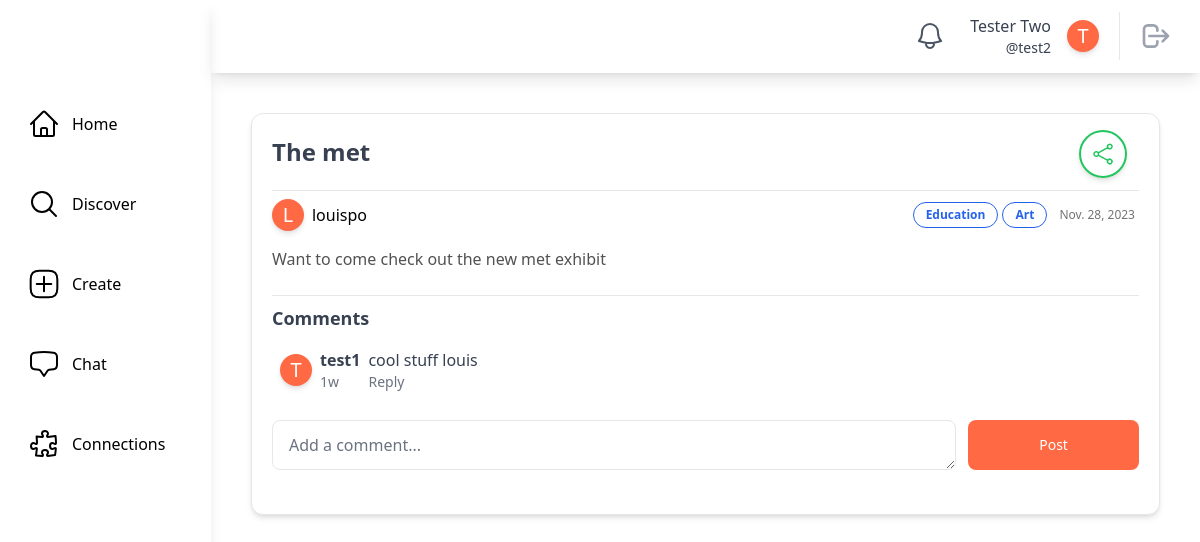
Page /posts/post/louispo/9/ (signed in) on the earlier database version.
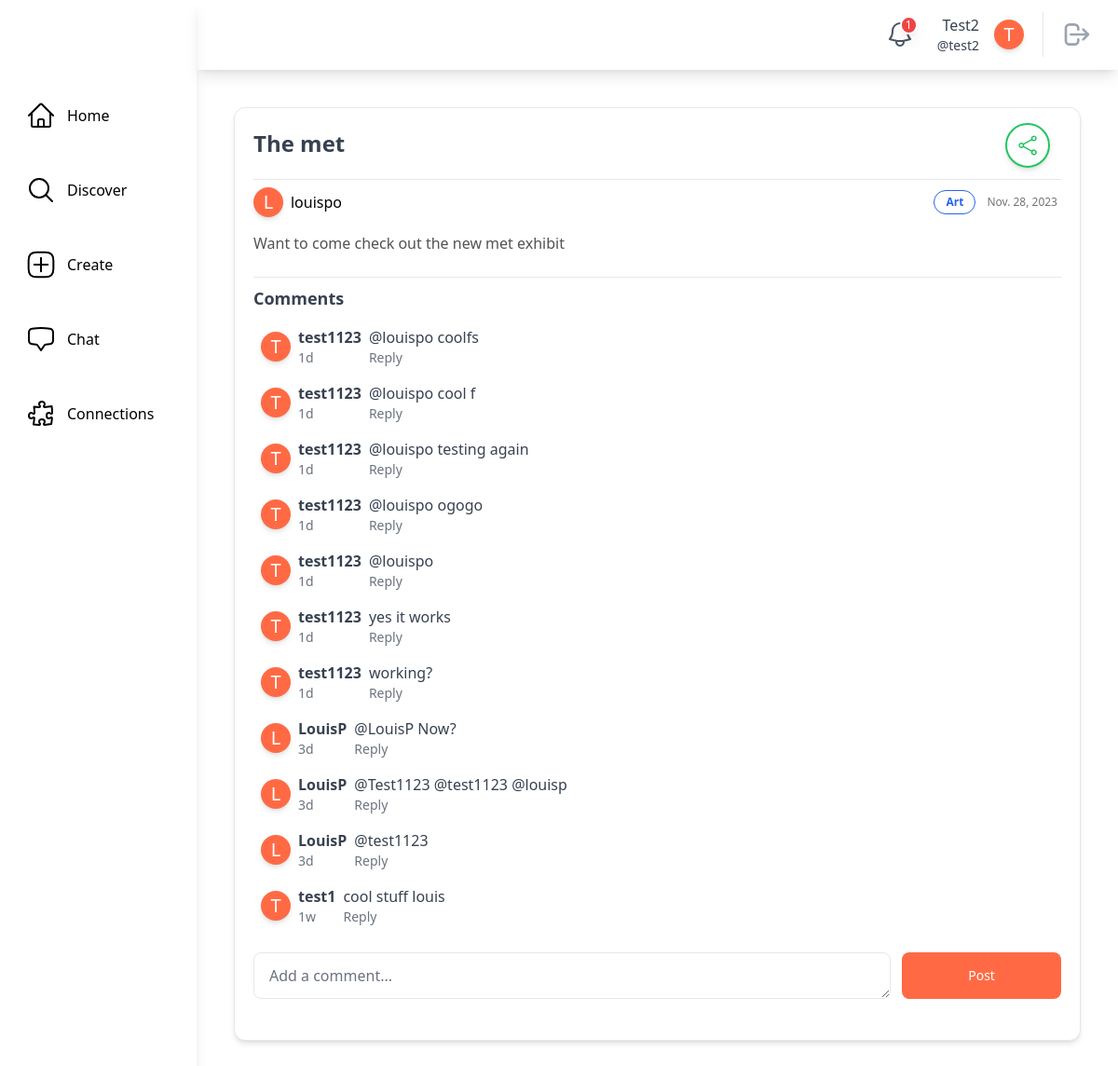
Same page on the later database version.
### main/models.py (models this page shows)
class SocialUser(AbstractUser):
    class Pronouns(models.IntegerChoices):
        SHE = 1, _("She/Her")
        HE = 2, _("He/Him")
        THEY = 3, _("They/Them")
        OTHER = 4, _("Other/Prefer Not To Say")
    username = models.CharField(max_length=30, unique=True)
    email = models.EmailField(unique=True, default="@nyu.edu")
    full_name = models.CharField(max_length=50, default="")
    pronouns = models.IntegerField(default=Pronouns.OTHER, choices=Pronouns.choices)
    date_of_birth = models.DateField(null=True, validators=[validate_age])
    major = models.CharField(max_length=100, default="undeclared")
    tags = models.ManyToManyField(InterestTag, related_name="tags")
    profile_picture = models.ImageField(
        upload_to="profile_pics/", null=True, blank=True
    )
    timestamp = models.DateTimeField("timestamp", default=timezone.now)  # joined
    def get_absolute_url(self):
        return reverse("main:profile_page", kwargs={"username": self.username})

class InterestTag(models.Model):
    name = models.CharField(max_length=50, unique=True)
    class Meta:
        db_table = "interest_tags"
        verbose_name_plural = "Interest Tags"
    def __str__(self):
        return self.name

### posts/models.py (models this page shows, shortened)
class Comment(models.Model):
    post = models.ForeignKey(
        ActivityPost, on_delete=models.CASCADE, related_name="comments"
    )
    commentPoster = models.ForeignKey(
        settings.AUTH_USER_MODEL, on_delete=models.CASCADE
    )
    text = models.TextField()
    timestamp = models.DateTimeField("date commented")
    taggedUsers = models.ManyToManyField(
        settings.AUTH_USER_MODEL, related_name="taggedUsers"
    )

### posts/views.py (the view)
@method_decorator(login_required, name="dispatch")
class PostDetailsView(LoginRequiredMixin, generic.DetailView):
    model = ActivityPost
    template_name = "posts/post_details.html"
    context_object_name = "post"
    def get(self, request, *args, **kwargs):
        post = get_object_or_404(
            ActivityPost,
            poster__username=self.kwargs["poster"],
            pk=self.kwargs["pk"],
        )
        if (
            post.status == ActivityPost.PostStatus.DRAFT
            or post.status == ActivityPost.PostStatus.ARCHIVED
        ) and post.poster != request.user:
            return HttpResponseRedirect(reverse("main:home"))
        return super().get(request, *args, **kwargs)
    def get_context_data(self, **kwargs):
        context = super().get_context_data(**kwargs)
        context["comments"] = Comment.objects.filter(post=self.object).order_by(
            "-timestamp"
        )
        return context
    def post(self, request, *args, **kwargs):
        new_comment = self.request.POST.get("new_comment")
        if new_comment:
            poster = SocialUser(username=self.kwargs["poster"])
            post = ActivityPost(poster=poster, pk=self.kwargs["pk"])
            taggedUsername = [
                word[1:] for word in new_comment.split() if word.startswith("@")
            ]
            taggedUsers = SocialUser.objects.filter(username__in=taggedUsername)
            comment = Comment.objects.create(
                commentPoster=request.user,
                post=post,
                text=new_comment,
                timestamp=timezone.now(),
            )
            comment.taggedUsers.set(taggedUsers)
        return redirect(
            reverse_lazy(
                "posts:post_details",
                kwargs={
                    "poster": poster.username,
                    "pk": post.id,
                },
            )
        )

### posts/templates/posts/post_details.html (shortened to what the changed rows need)
{% extends "base.html" %}
{% load username_customfilters %}
{% block content %}
    <div class="rounded-xl border p-5 shadow-md bg-white m-10">
        <div class="flex flex-wrap w-full items-center justify-between border-b -mt-2">
           <div class="flex items-center text-2xl font-bold text-gray-700 mb-3">{{ post.title|capfirst }}</div>
            <div class="flex flex-wrap justify-self-end items-center">
                <div class="flex items-center justify-items-start mr-2 mb-2">
                    <div class="relative inline-flex items-center justify-center py-2 overflow-hidden font-medium text-green-500 transition duration-300 ease-out border-2 border-green-500 rounded-full shadow-md group w-12 h-12 m-1">
                        <span class="absolute inset-0 flex items-center justify-center w-full h-full text-white duration-300 ease">
                            <button id="copyLinkBtn">
                            </button>
                        </span>
                        <span class="absolute flex items-center justify-center w-full h-full text-green-500 transition-all duration-300 ease group-hover:bg-green-500 group-hover:text-white">
                            <button id="copyLinkBtn">
                            </button>
                        </span>
                    </div>
                </div>
            </div>
        </div>
        <div class="flex flex-wrap w-full items-center justify-between">
            <a href="{% url 'main:profile_page' post.poster.username %}"
               class="flex items-center hover:bg-gray-100 rounded hover:text-gray-600 focus:bg-gray-100 focus:text-gray-600 mt-2">
               <div class="rounded-full h-8 w-8 bg-[#ff6a45] flex items-center justify-center shadow-md border-white transition duration-200 transform hover:scale-110">
                  {% if post.poster.profile_picture %}
                     {% comment %} Profile Picture with same shape {% endcomment %}
                  {% else %}
                     <span class="text-white text-xl">{{ post.poster.full_name|first|capfirst }}</span>
                  {% endif %}
               </div>
               <div class="flex items-center ml-2">
                  <div class="text-md font-regular">{{ post.poster.username }}</div>
               </div>
            </a>
            <div class="flex flex-wrap justify-self-end items-center">
                <div class="flex items-center justify-items-start mr-2 mt-2">
                    {% for tag in post.tags.all %}
                        <button class="mr-1 rounded-2xl border border-blue-600 text-blue-600 bg-white px-3 py-1 text-xs font-semibold">{{ tag }}</button>
                    {% endfor %}
                </div>
                <div class="text-xs text-neutral-500 text-right mr-1 mt-2">{{ post.timestamp.date }}</div>
            </div>
        </div>
        <div class="mt-4 mb-6">
            <div class="text-neutral-600">{{ post.description }}</div>
        </div>
        <div class="flex justify-between items-center mt-5 mb-4">
            <h2 class="text-lg font-semibold text-gray-700 border-t w-full pt-2">Comments</h2>
        </div>
        <div>
            {% if comments %}
                {% for comment in comments %}
                    {% include "posts/comment_card.html" with comment=comment %}
                {% endfor %}
            {% else %}
                <p>No comments yet! Add one to start the conversation.</p>
            {% endif %}
        </div>
        <form class="mt-6 mb-6" method="post">
            <div class="flex justify-between w-full mb-4">
                <textarea name="new_comment"
                          id="comment"
                          rows="1"
                          class="px-4 py-3 bg-white rounded-lg rounded-t-lg border border-gray-200 w-4/5 focus:ring-0 focus:outline-none"
                          placeholder="Add a comment..."
                          required></textarea>
                <button type="submit"
                        class="ml-3 w-1/5 py-3 text-sm font-medium text-center text-white bg-[#ff6a45] rounded-lg focus:ring-4">
                    Post
                </button>
            </div>
        </form>
    </div>
{% endblock content %}

### theme/templates/base.html (shortened to what the changed rows need)
{% load static tailwind_tags %}
{% load theme_customfilters %}
<!DOCTYPE html>
<html lang="en">
    <head>
        {% tailwind_css %}
    </head>
    <body class="flex bg-white min-h-screen">
        {% if user.is_authenticated %}
            <div class="h-screen w-full bg-white relative flex overflow-hidden">
                <aside class="h-full shadow-lg w-64 flex flex-col space-y-10 items-start relative bg-white text-black">
                    <div class="h-16 flex items-center w-full">
                    </div>
                    <a href="{% url 'main:home' %}"
                       class="flex items-center ml-6 p-1 rounded hover:bg-gray-100 focus:bg-gray-100 transition duration-200 transform hover:scale-110">
                        <span class="ml-3">Home</span>
                    </a>
                    <a href="{% url 'main:discover' %}"
                       class="flex items-center ml-6 p-1 rounded hover:bg-gray-100 focus:bg-gray-100 transition duration-200 transform hover:scale-110">
                        <svg xmlns="http://www.w3.org/2000/svg"
                             fill="none"
                             viewBox="0 0 24 24"
                             stroke-width="1.5"
                             stroke="currentColor"
                             class="w-8 h-8">
                            <path stroke-linecap="round" stroke-linejoin="round" d="M21 21l-5.197-5.197m0 0A7.5 7.5 0 105.196 5.196a7.5 7.5 0 0010.607 10.607z" />
                        </svg>
                        <span class="ml-3">Discover</span>
                    </a>
                    <a href="{% url 'posts:create_post' %}"
                       class="flex items-center ml-6 p-1 rounded hover:bg-gray-100 focus:bg-gray-100 transition duration-200 transform hover:scale-110">
                        <span class="ml-3">Create</span>
                    </a>
                    <a href="{% url 'chat:chat_room_list' %}"
                       class="flex items-center ml-6 p-1 rounded hover:bg-gray-100 focus:bg-gray-100 transition duration-200 transform hover:scale-110">
                        <span class="ml-3">Chat</span>
                    </a>
                    <a href="{% url 'main:connections' user.username %}"
                       class="flex items-center ml-6 p-1 rounded hover:bg-gray-100 focus:bg-gray-100 transition duration-200 transform hover:scale-110">
                        <span class="ml-3">Connections</span>
                    </a>
                </aside>
                <div class="w-full h-full flex flex-col justify-between">
                    <header class="h-20 w-full flex items-center relative justify-end px-5 shadow-lg">
                        <a href="{% url 'main:notifications' user.username %}"
                           class="relative p-2 text-gray-600 hover:bg-gray-100 hover:text-gray-600 focus:bg-gray-100 focus:text-gray-600 rounded-full">
                           <span class="absolute top-1 left-6 text-xs bg-red-500 text-white font-medium px-1 shadow-lg rounded-full border-2 border-white">
                               {% if user|count_unread_notifications > 0 %}
                                {{ user|count_unread_notifications }}
                               {% endif %}
                           </span>
                        </a>
                        <a href="{% url 'main:profile_page' user.username %}"
                           class="rounded hover:bg-gray-100 hover:text-gray-600 focus:bg-gray-100 focus:text-gray-600 px-2 ml-2">
                            <div class="flex flex-shrink-0 items-center space-x-4 text-gray-700">
                                <div class="flex flex-col items-end ">
                                    <div class="text-md font-medium ">{{ user.full_name|capfirst }}</div>
                                    <div class="text-sm font-regular">@{{ user.username }}</div>
                                </div>
                                <div class="rounded-full h-8 w-8 bg-[#ff6a45] flex items-center justify-center shadow-md border-white transition duration-200 transform hover:scale-110">
                                    {% if user.profile_picture %}
                                        {% comment %} Profile Picture with same shape {% endcomment %}
                                    {% else %}
                                            <span class="text-white text-xl">{{ user.full_name|first|capfirst }}</span>
                                    {% endif %}
                                </div>
                            </div>
                        </a>
                        <div class="border-l pl-3 ml-3 space-x-1">
                            <button class="relative p-2 text-gray-400 hover:bg-gray-100 hover:text-gray-600 focus:bg-gray-100 focus:text-gray-600 rounded-full">
                                <a href="{% url 'main:logout' %}">
                                    <svg aria-hidden="true"
                                         fill="none"
                                         viewBox="0 0 24 24"
                                         stroke="currentColor"
                                         class="h-8 w-8">
                                        <path stroke-linecap="round" stroke-linejoin="round" stroke-width="2" d="M17 16l4-4m0 0l-4-4m4 4H7m6 4v1a3 3 0 01-3 3H6a3 3 0 01-3-3V7a3 3 0 013-3h4a3 3 0 013 3v1" />
                                    </svg>
                                </a>
                            </button>
                        </div>
                    </header>
                    <main class="max-w-full h-full flex flex-col relative overflow-auto">
                        {% block content %}
                        {% endblock content %}
                    </main>
                </div>
            </div>
        {% endif %}
    </body>
</html>

### posts/templates/posts/comment_card.html (shortened to what this page needs)
{% load main_customfilters %}
{% load username_customfilters %}
<div class="rounded-xl bg-white mx-2 my-3">
    <div class="flex flex-wrap items-start">
        <a href="{% url 'main:profile_page' comment.commentPoster.username %}"
           class="flex items-center hover:bg-gray-100 rounded hover:text-gray-600 focus:bg-gray-100 focus:text-gray-600">
            <div class="rounded-full h-8 w-8 bg-[#ff6a45] flex items-center justify-center shadow-md border-white transition duration-200 transform hover:scale-110">
                {% if comment.commentPoster.profile_picture %}
                {% else %}
                    <span class="text-white text-xl">{{ comment.commentPoster.full_name|first|capfirst }}</span>
                {% endif %}
            </div>
            <div class="ml-2">
                <div class="text-md font-semibold text-gray-700">{{ comment.commentPoster.username }}</div>
                <div class="text-sm text-gray-500">{{ comment.timestamp|format_time_difference }}</div>
            </div>
        </a>
        <div class="flex-1 ml-2 m-1">
           <div class="text-md leading-none text-gray-700">
                {% with comment_text=comment.text|taggedUsers:comment.taggedUsers %}
                    {{ comment_text|safe }}
                {% endwith %}
            </div>
            {% if comment.commentPoster != user %}
                <button type="button"
                        class="flex items-center text-sm text-gray-500 hover:scale-110 font-medium mt-1">
                    Reply
                </button>
            {% endif %}
        </div>
    </div>
</div>

Differences in the rows shown:
no longer on this page (row unchanged): InterestTag: name "Education"
changed SocialUser "test2": id (not shown) → "1"; full_name "Tester Two" → "Test2"
added Comment: commentPoster.full_name|first "T", commentPoster.username "test1123", timestamp "1d", value "@louispo coolfs", shows "Reply"
added Comment: commentPoster.full_name|first "T", commentPoster.username "test1123", timestamp "1d", value "@louispo cool f", shows "Reply"
added Comment: commentPoster.full_name|first "T", commentPoster.username "test1123", timestamp "1d", value "@louispo testing again", shows "Reply"
added Comment: commentPoster.full_name|first "T", commentPoster.username "test1123", timestamp "1d", value "@louispo ogogo", shows "Reply"
added Comment: commentPoster.full_name|first "T", commentPoster.username "test1123", timestamp "1d", text "@louispo", shows "Reply"
added Comment: commentPoster.full_name|first "T", commentPoster.username "test1123", timestamp "1d", text "yes it works", shows "Reply"
added Comment: commentPoster.full_name|first "T", commentPoster.username "test1123", timestamp "1d", text "working?", shows "Reply"
added Comment: commentPoster.full_name|first "L", commentPoster.username "LouisP", timestamp "3d", value "@LouisP Now?", shows "Reply"
added Comment: commentPoster.full_name|first "L", commentPoster.username "LouisP", timestamp "3d", value "@Test1123 @test1123 @louisp", shows "Reply"
added Comment: commentPoster.full_name|first "L", commentPoster.username "LouisP", timestamp "3d", text "@test1123", shows "Reply"
